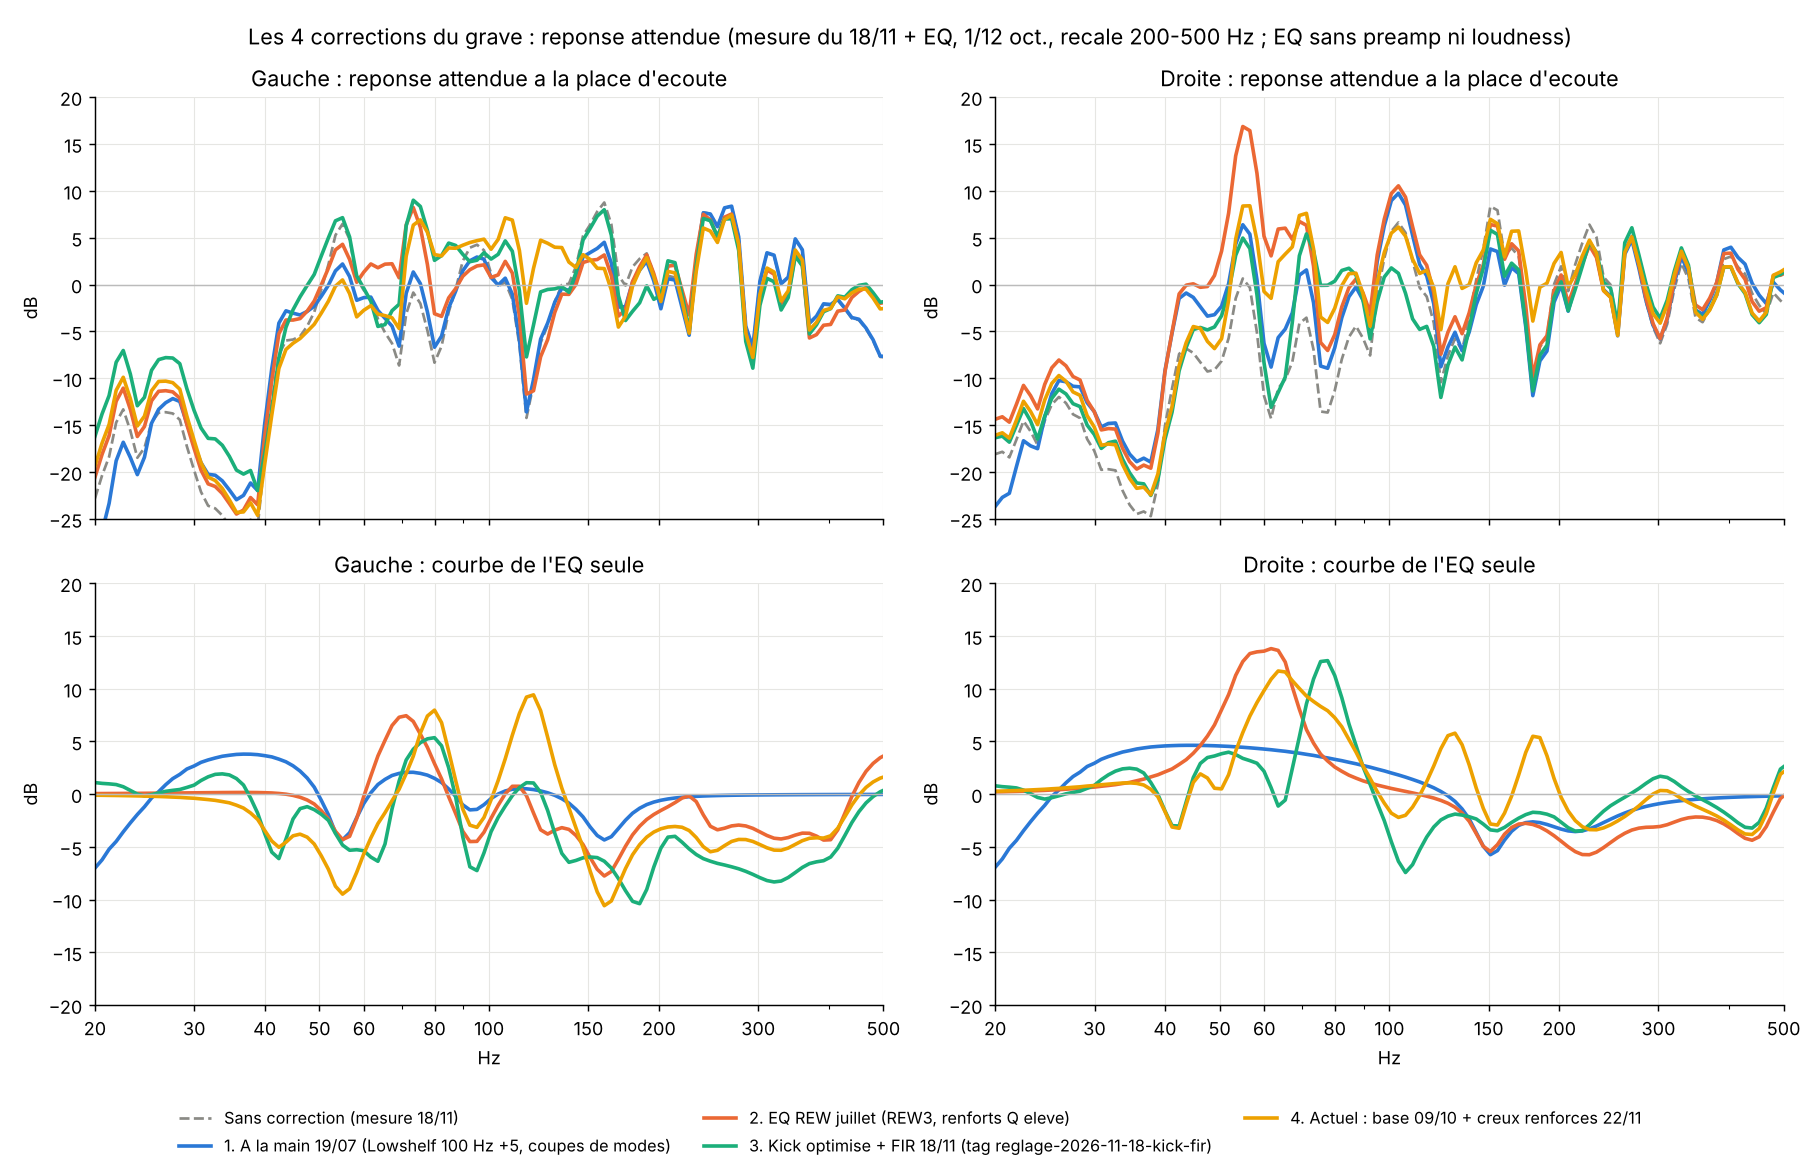

Write the Python code that produced this figure.
"""Les 4 corrections du grave archivees, et leur reponse attendue a la place d'ecoute.

Reponse attendue = mesure du 18/11 (resultats/ir/k0_origine, correction de l'epoque retiree)
x filtres de chaque correction. Tous les filtres sont comptes (Peaking, Lowshelf/Highshelf,
passe-haut Butterworth, FIR) sauf la loudness (depend du volume), le limiteur et les gains
constants (courbes recalees sur 200-1000 Hz). Moyenne 1/12 octave.

    python3 correction/comparaison/compare4.py   ->  correction/comparaison/compare4.png
"""
import json, os, sys
import numpy as np, yaml
D = os.path.dirname(os.path.abspath(__file__)); R = os.path.join(D, "..", "..")
sys.path.insert(0, os.path.join(R, "mesure")); sys.path.insert(0, D)
from sweep_dsp import band_average_db
from filtres import chain, git_yml, FS

CORR = [  # (etiquette, config)
    ("1. A la main 19/07 (Lowshelf 100 Hz +5, coupes de modes)",
     yaml.safe_load(open(os.path.join(R, "correction/archive-pi/backup-juillet-2026/camilladspClaude.yml")))),
    ("2. EQ REW juillet (REW3, renforts Q eleve)",
     yaml.safe_load(open(os.path.join(R, "correction/test-juillet/camilladsp-qobuz-test-juillet.yml")))),
    ("3. Kick optimise + FIR 18/11 (tag reglage-2026-11-18-kick-fir)",
     git_yml("reglage-2026-11-18-kick-fir", "camilladsp/camilladsp-qobuz.yml")),
    ("4. Actuel : base 09/10 + creux renforces 22/11",
     yaml.safe_load(open(os.path.join(R, "camilladsp/camilladsp-qobuz.yml")))),
]

C = [round(20 * 2 ** (i / 24), 2) for i in range(0, 24 * 5) if 20 * 2 ** (i / 24) <= 600]
fc = np.array(C)

def bands(f, H):
    b = band_average_db(f, 20 * np.log10(np.abs(H) + 1e-12), C, frac_octave=1 / 12)
    return np.array([b[c] if b[c] is not None else np.nan for c in C])

z = np.load(os.path.join(R, "mesure/resultats/ir/k0_origine.npz"))
k0 = json.load(open(os.path.join(R, "mesure/resultats/ir/k0_origine.json")))["config"]
out = {"freq": C, "brut": {}, "eq": {}, "attendu": {}}
ref = (fc >= 200) & (fc <= 1000)
for ch, idx in (("L", 0), ("R", 1)):
    x = z[ch]; nf = 1 << (len(x) + FS - 1).bit_length(); f = np.fft.rfftfreq(nf, 1 / FS)
    raw = np.fft.rfft(x, nf) / chain(k0, idx, f)
    vb = bands(f, raw); off = np.nanmean(vb[(fc >= 200) & (fc <= 500)])
    out["brut"][ch] = (vb - off).tolist()
    for lab, cfg in CORR:
        he = chain(cfg, idx, f)
        ve = bands(f, he); out["eq"].setdefault(lab, {})[ch] = ve.tolist()  # gains constants deja retires
        va = bands(f, raw * he); out["attendu"].setdefault(lab, {})[ch] = (va - np.nanmean(va[(fc >= 200) & (fc <= 500)])).tolist()

sel = (fc >= 35) & (fc <= 300)
print("ecart-type 35-300 Hz (dB) :  G     D")
print(f"  sans correction           {np.nanstd(np.array(out['brut']['L'])[sel]):5.1f} {np.nanstd(np.array(out['brut']['R'])[sel]):5.1f}")
for lab, _ in CORR:
    a = out["attendu"][lab]
    print(f"  {lab[:26]:26s}{np.nanstd(np.array(a['L'])[sel]):5.1f} {np.nanstd(np.array(a['R'])[sel]):5.1f}")
json.dump(out, open(os.path.join(D, "compare4.json"), "w"), indent=1)

import matplotlib; matplotlib.use("Agg"); import matplotlib.pyplot as plt, matplotlib.ticker
COL = ["#2a78d6", "#eb6834", "#1baf7a", "#eda100"]
fig, ax = plt.subplots(2, 2, figsize=(14, 9), sharex=True)
for j, (ch, nom) in enumerate((("L", "Gauche"), ("R", "Droite"))):
    a = ax[0, j]
    a.plot(fc, out["brut"][ch], color="#8a8a85", lw=1.5, ls="--", label="Sans correction (mesure 18/11)")
    for k, (lab, _) in enumerate(CORR):
        a.plot(fc, out["attendu"][lab][ch], color=COL[k], lw=2, label=lab)
    a.set_title(f"{nom} : reponse attendue a la place d'ecoute"); a.set_ylim(-25, 20)
    b = ax[1, j]
    for k, (lab, _) in enumerate(CORR):
        b.plot(fc, out["eq"][lab][ch], color=COL[k], lw=2, label=lab)
    b.set_title(f"{nom} : courbe de l'EQ seule"); b.set_ylim(-20, 20)
for a in ax.flat:
    a.set_xscale("log"); a.set_xlim(20, 500); a.axhline(0, color="#bbb", lw=0.8)
    a.set_xticks([20, 30, 40, 50, 60, 80, 100, 150, 200, 300, 500]); a.set_xticklabels([20, 30, 40, 50, 60, 80, 100, 150, 200, 300, 500])
    a.xaxis.set_minor_formatter(matplotlib.ticker.NullFormatter()); a.grid(True, which="major", color="#e6e6e3", lw=0.6); a.set_ylabel("dB")
    for s in ("top", "right"): a.spines[s].set_visible(False)
for a in ax[1]: a.set_xlabel("Hz")
h, l = ax[0, 0].get_legend_handles_labels()
fig.legend(h, l, loc="lower center", ncol=3, fontsize=9, frameon=False)
fig.suptitle("Les 4 corrections du grave : reponse attendue (mesure du 18/11 + EQ, 1/12 oct., recale 200-500 Hz ; EQ sans preamp ni loudness)", fontsize=12)
fig.tight_layout(rect=(0, 0.07, 1, 1)); fig.savefig(os.path.join(D, "compare4.png"), dpi=130)
